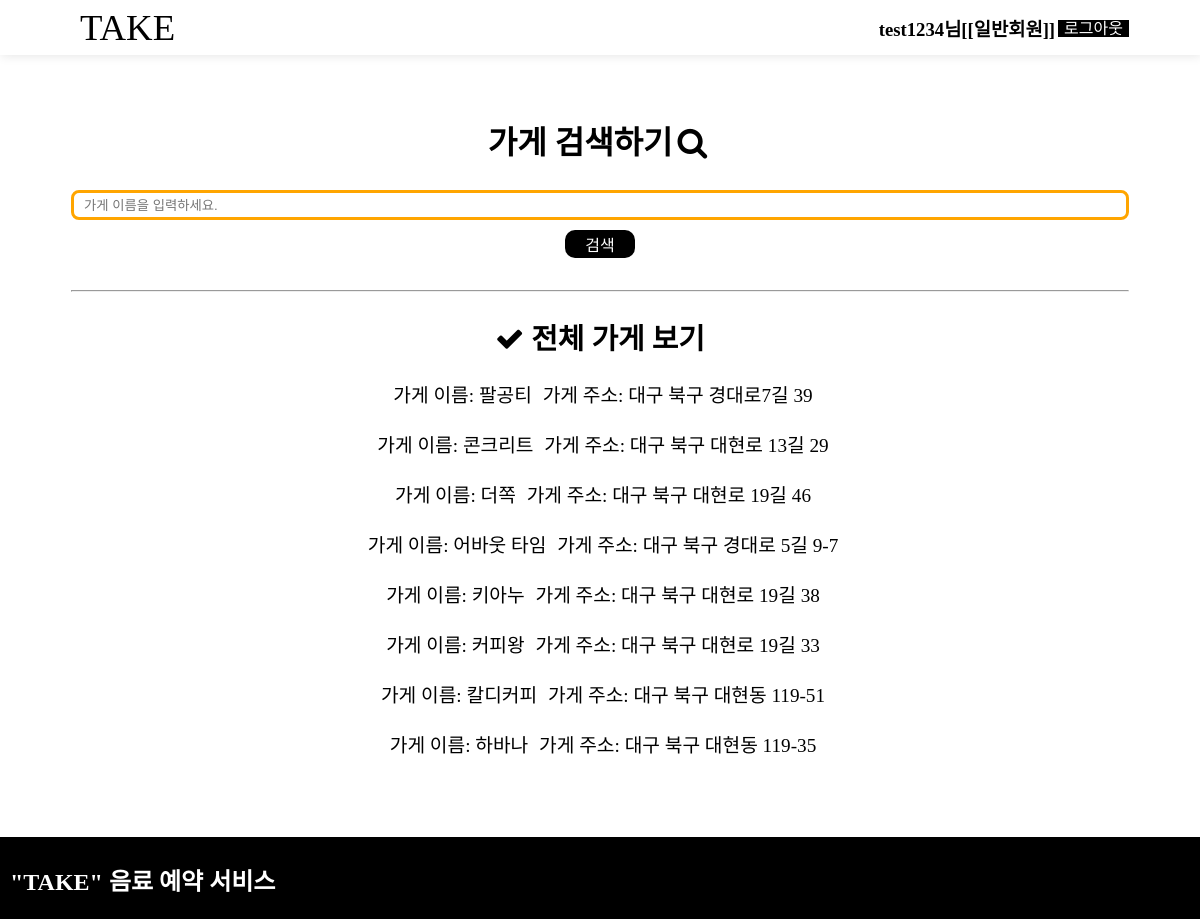
/market/market_search (signed in), run on the app's committed database.
### market/models.py (models this page shows, shortened)
class Market(models.Model):
    name=models.CharField(max_length=225)
    address=models.CharField(max_length=225)
    start_time=models.CharField(max_length=225)
    end_time=models.CharField(max_length=225)
    description=models.TextField()
    user=models.ForeignKey(User, on_delete=models.CASCADE, null=True)
    likes =models.ManyToManyField(
        User, # User 모델과 Market 모델을 M : N 관계로 두겠다.
        through='Like', # Like라는 중개 모델을 통해 M : N 관계를 맺는다.
        through_fields=('market', 'user'), # Like에 market 속성, user 속성을 추가하겠다.
        related_name='likes' # 1 : N  관계에서 market과 연결된 comment를 가져올 때 comment_set으로 가져왔는데,
        )

### market/views.py (the view)
# urls.py: path('market_search', views.market_search, name="market_search"),
def market_search(request):
    market_list=Market.objects.all().order_by('-id')
    m=request.GET.get('context','init')
    if m:
        market=market_list.filter(name__icontains=m)
    return render(request, 'html/market_search.html', {
        'markets':market_list,
        'market_search': market,
        'm':m,
    })

### market/templates/html/market_search.html (shortened to what this page needs)
{% extends "base.html" %}
{% block content %}
{% load static %}
<link rel="stylesheet" href="{% static 'css/market_search.css' %}">
            <div class="search" >
                <div class="search_bar" style="text-align: center;">
                    <h1 style="font-size: 2rem;">가게 검색하기<i class="fa fa-search" style="padding: 5px;"></i></h1>
                    <form method='get'>
                        <input style="padding-left: 10px; margin-bottom: 10px; width: 100%; min-height:30px; border: solid 3px orange; border-radius: 8px;"type="text" name="context" value="{{context}}" placeholder="가게 이름을 입력하세요.">
                        <br>
                        <input style="
                            background-color: black; /* Green */
                            border: none;
                            color: white;
                            padding: 2px 20px;
                            text-align: center;
                            border-radius: 10px;
                            text-decoration: none;
                            display: inline-block;
                            font-size: 16px;
                        " type="submit" value="검색">
                    </form>
                </div>
                <br>
                <hr>
                <h1> <i class="fa fa-check"></i> 전체 가게 보기</h1>
                {% for market in markets.all %}
                    <tr>
                        <td><a href="{%url 'detail' market.id %}">가게 이름: {{market.name}}</a></td>
                        <th scope="row">가게 주소: {{market.address}}</th>
                        <br><br>
                    </tr>
                {% endfor %}
            </div>
{% endblock content %}

### blogProject/templates/html/base.html (shortened to what this page needs)
<!DOCTYPE html>
<html lang="en">
<head>
    <link rel="stylesheet" href="https://maxcdn.bootstrapcdn.com/font-awesome/4.7.0/css/font-awesome.min.css">
    {% load static %}
    <link rel="stylesheet" href="{% static 'css/base.css' %}">
</head>
<body>
    <div class="container">
        <header class="header">
            <div class="inner">
                <nav class="naviagtion">
                    <ul class="navigation__flex">
                        <li class="naviagtion__item" style="flex:1; "><a href="/" class="navigation__logo" style="color:black; background-color: white;" >TAKE</a></li>
                        {% if user.is_active %}
                            <h3>{{user.username}}님</h3>
                            {% if user.username != 'admin' %}
                                {% if user.profile.market_id != -1 %}
                                    <h3>[[가게 주인]]</h3>
                                {% else %}
                                    <h3>[[일반회원]]</h3>
                                {% endif %}
                            {% else %}
                                <h3>[[관리자]]</h3>
                            {% endif %}
                        <li class="naviagtion__item"><a href="{% url 'logout'%}">로그아웃</a></li>
                        {% else %}
                        <li class="naviagtion__item"><a href="{% url 'login'%}">로그인</a></li>
                        <li class="naviagtion__item"><a href="{% url 'signup'%}">회원가입</a></li>
                        {% endif %}
                    </ul>
                </nav>
            </div>
        </header>
        <section class="content inner2 textbook-detail solutions">
        {% block content %}
        {% endblock content %}
        </section>
    </div>
    <footer>
        <section class="inner">
            <section class="branding">
            <h2>"TAKE" 음료 예약 서비스</h2>
        </section>
    </footer>
</body>
</html>

### blogProject/templates/css/base.css (style rules this page uses)
html { font-size: 100%; box-sizing: border-box; }
body { font-size: 1rem; font-stretch: normal; font-weight: 400; color: #000; display: block; font-family: 'Cafe24Danjunghae'; }
body, html { box-sizing: border-box; height: 100%; margin: 0; min-width: 100%; padding: 0; position: relative; }
.container { min-height: 100%; position: relative; width: 100%; padding-top: 60px; padding-bottom:109px; }
body:not(.home) .container>.header { box-shadow: 1px 1px 10px rgba(0,0,0,.1); }
.container>.header { background: #fff; border-bottom: 0; height: 55px; left: 0; padding: 0 30px; position: fixed; top: 0; width: 100%; z-index: 90000; }
.container>.content { margin-top: -1px; min-height: 100%; position: relative; }
.container .inner2 { background-color: #fff; margin: 0 auto; max-width: 1118px; min-height: 100%; min-width: 280px; padding: 30px 30px 30px; position: relative; }
.container .inner { background-color: #fff; margin: 0 auto; max-width: 1118px; min-height: 55px; min-width: 280px; padding: 0px; position: relative; }
.navigation__flex { align-items: center; display: flex; flex-direction: row; height: 54px; justify-content: flex-end; margin: 0; padding-left: 30px; padding-right: 30px; width:100%; }
.header a { text-decoration: none; color: white; background-color: black; padding-left:6px; padding-right:6px; margin-left:3px; }
a { text-decoration: none; padding-left:6px; padding-right:6px; }
nav ol, nav ul { list-style: none; }
.navigation__logo { background-image: none; height: 20px; margin: 0; overflow: hidden; width: 100%; padding: right 770%; font-size: 2.3rem; color: black; background-color: white; }
body>footer { font-size: 1rem; font-stretch: normal; font-style: normal; font-weight: 300; background-color: #000; color: #fff; padding: 5px 0 2px!important; width: 100%; z-index: 200; }
footer { bottom : 0; position: fixed; }
footer .branding { margin-left: 10px; }
menu, ol, ul { padding: 0 0 0 40px; }
dl, menu, ol, ul { margin: 1em 0; }

### market/templates/css/market_search.css (style rules this page uses)
.search { color: black; font-size: 1.2rem; text-align: center; }
.search a { text-decoration: none; color: black; }

### data on the page
Market: name "팔공티", address "대구 북구 경대로7길 39"
Market: name "콘크리트", address "대구 북구 대현로 13길 29"
Market: name "더쪽", address "대구 북구 대현로 19길 46"
Market: name "어바웃 타임", address "대구 북구 경대로 5길 9-7"
Market: name "키아누", address "대구 북구 대현로 19길 38"
Market: name "커피왕", address "대구 북구 대현로 19길 33"
Market: name "칼디커피", address "대구 북구 대현동 119-51"
Market: name "하바나", address "대구 북구 대현동 119-35"

### other printed values
{{ user.username }} "test1234"
